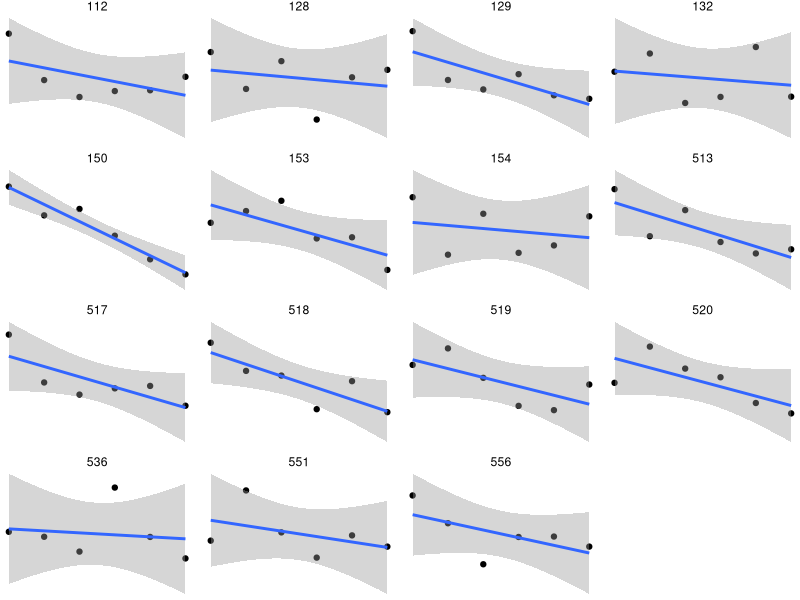

Write the R code that produced this figure.
library(nlme)
library(glmmTMB)
library(ggplot2)

data <- read.csv("Hoffman_Chap.6-Quadratic growth model.csv")
head(data)

data |> 
  subset(PersonID %in% sample(PersonID, 16)) |> 
  ggplot(aes(session, rt)) +
  geom_point() +
  stat_smooth(method = "lm") +
  facet_wrap(~ PersonID, scales = "free") +
  theme_void()
# Can you see the auto-correlation?


# Standard model ---------------------------

m1a <- lme(rt ~ session, data = data,
           random = ~ session | PersonID)
summary(m1a)

# Or:
m1b <- glmmTMB(rt ~ session + (session | PersonID), 
               data = data)
summary(m1b)


# Autocorrelation ---------------------------

m2a <- lme(rt ~ session, data = data,
           random = ~ session | PersonID,
           correlation = corAR1(form = ~ session | PersonID))
summary(m2a)
anova(m2a, m1a)

# AR1 parameter:
m2a[["modelStruct"]][["corStruct"]]
# Positive := residuals tend to be similar session-to-session.
# (See if you can see it in the plot)


# OR
# https://cran.r-project.org/web/packages/glmmTMB/vignettes/covstruct.html
m2b <- glmmTMB(rt ~ session + (session | PersonID) +
                 ar1(0 + factor(session) | PersonID),
               data = data)
summary(m2b)
VarCorr(m2b)
